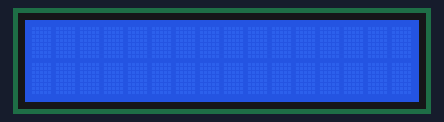
Simulated run of this program. Board: Raspberry Pi Pico running MicroPython. On the bench: 16×2 character LCD. Library files of the repository ran but are not shown: i2c_lcd.py.

Above: at 0.1 s.
At 2.8 s:
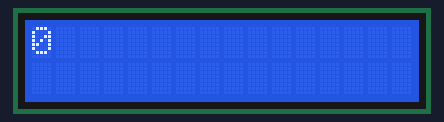
At 3.62 s:
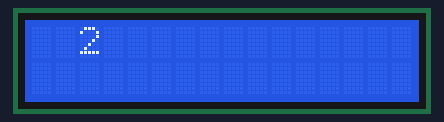
At 4.86 s:
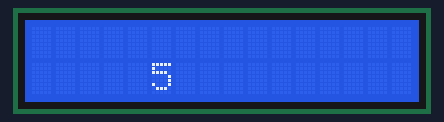
At 6.92 s:
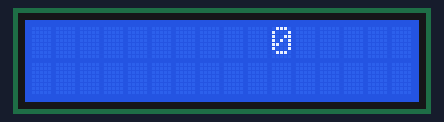
At 9.4 s:
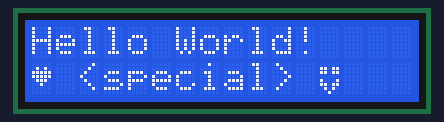

The program:

lcd_16x2.py
```python
from machine import I2C, Pin
from time import sleep
from i2c_lcd import I2cLcd
i2c = I2C(0, sda=Pin(0), scl=Pin(1), freq=400000)

I2C_ADDR = i2c.scan()[0]
lcd = I2cLcd(i2c, I2C_ADDR, 2, 16)
while True:
    lcd.clear()
    sleep(0.5)
    heart = bytearray([0x00,0x0a,0x1f,0x1f,0x0e,0x04,0x00,0x00])
    smile = bytearray([0x0, 0x1b, 0x1b, 0x0, 0x11, 0x1b, 0xa, 0x4])
    lcd.custom_char(0, heart)
    lcd.custom_char(1, smile)
    lcd.putstr("Hello World!\n"+chr(0)+" <special> "+chr(1))

    sleep(2)
    lcd.clear()
    for i in range(15):
        lcd.move_to(i, i%2)
        lcd.putchar(str(i%10))
        sleep(0.4)
        lcd.clear()
```

Measured:
- by itself, everything shown: repeats every 8.7 s, in 32 steps
- what the display in image 0 shows lasts 0.5 s, from 0.1 s to 0.6 s
- what the display in image 1 shows lasts 0.4 s, from 2.6 s to 3.0 s
- what the display in image 5 shows lasts 2.0 s, from 9.3 s to 11.3 s
